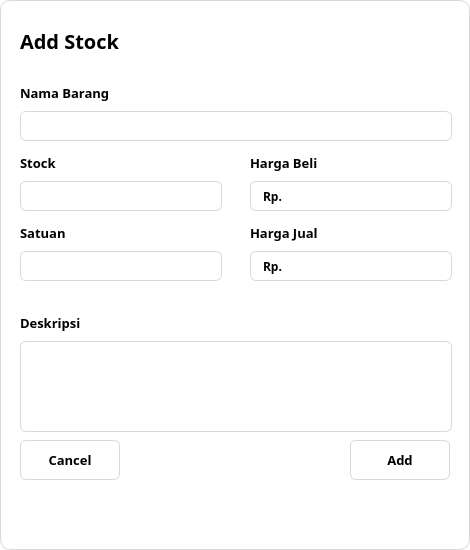
<?xml version="1.0" encoding="UTF-8"?>
<ui version="4.0">
 <class>Dialog</class>
 <widget class="QDialog" name="Dialog">
  <property name="geometry">
   <rect>
    <x>0</x>
    <y>0</y>
    <width>470</width>
    <height>550</height>
   </rect>
  </property>
  <property name="minimumSize">
   <size>
    <width>470</width>
    <height>550</height>
   </size>
  </property>
  <property name="maximumSize">
   <size>
    <width>470</width>
    <height>550</height>
   </size>
  </property>
  <property name="windowTitle">
   <string>Dialog</string>
  </property>
  <property name="styleSheet">
   <string notr="true">QDialog{
	background-color: white;
	border: 1px solid #D9D9D9;
	border-radius: 10px;
}</string>
  </property>
  <widget class="QWidget" name="layoutWidget">
   <property name="geometry">
    <rect>
     <x>20</x>
     <y>20</y>
     <width>163</width>
     <height>42</height>
    </rect>
   </property>
   <layout class="QHBoxLayout" name="horizontalLayout">
    <item>
     <widget class="QLabel" name="label">
      <property name="minimumSize">
       <size>
        <width>120</width>
        <height>40</height>
       </size>
      </property>
      <property name="maximumSize">
       <size>
        <width>120</width>
        <height>40</height>
       </size>
      </property>
      <property name="font">
       <font>
        <family>Poppins</family>
        <pointsize>15</pointsize>
        <weight>75</weight>
        <bold>true</bold>
       </font>
      </property>
      <property name="text">
       <string>Add Stock</string>
      </property>
     </widget>
    </item>
    <item>
     <widget class="QLabel" name="label_2">
      <property name="minimumSize">
       <size>
        <width>35</width>
        <height>35</height>
       </size>
      </property>
      <property name="maximumSize">
       <size>
        <width>35</width>
        <height>35</height>
       </size>
      </property>
      <property name="text">
       <string/>
      </property>
      <property name="pixmap">
       <pixmap>:/icons/stock-blue.svg</pixmap>
      </property>
      <property name="scaledContents">
       <bool>true</bool>
      </property>
     </widget>
    </item>
   </layout>
  </widget>
  <widget class="QPushButton" name="closeBtn">
   <property name="geometry">
    <rect>
     <x>430</x>
     <y>5</y>
     <width>35</width>
     <height>35</height>
    </rect>
   </property>
   <property name="styleSheet">
    <string notr="true">QPushButton{
	border: none;
}

QPushButton:hover{
	border-left: 1px solid #D9D9D9;
	border-bottom: 1px solid #D9D9D9;
	border-bottom-left-radius: 6px;
}</string>
   </property>
   <property name="text">
    <string/>
   </property>
   <property name="icon">
    <iconset>
     <normaloff>:/icons/close-blue.svg</normaloff>:/icons/close-blue.svg</iconset>
   </property>
   <property name="iconSize">
    <size>
     <width>20</width>
     <height>20</height>
    </size>
   </property>
   <property name="checkable">
    <bool>true</bool>
   </property>
  </widget>
  <widget class="QWidget" name="layoutWidget_2">
   <property name="geometry">
    <rect>
     <x>20</x>
     <y>80</y>
     <width>432</width>
     <height>61</height>
    </rect>
   </property>
   <layout class="QVBoxLayout" name="verticalLayout_8">
    <item>
     <widget class="QLabel" name="label_10">
      <property name="font">
       <font>
        <family>Poppins</family>
        <pointsize>10</pointsize>
        <weight>75</weight>
        <bold>true</bold>
       </font>
      </property>
      <property name="text">
       <string>Nama Barang</string>
      </property>
     </widget>
    </item>
    <item>
     <widget class="QLineEdit" name="addItemName">
      <property name="minimumSize">
       <size>
        <width>430</width>
        <height>30</height>
       </size>
      </property>
      <property name="font">
       <font>
        <family>Poppins</family>
        <weight>75</weight>
        <bold>true</bold>
       </font>
      </property>
      <property name="styleSheet">
       <string notr="true">QLineEdit{
	border: 1px solid #D9D9D9;
	border-radius: 6px;
	padding:0 10px 0 10px;
}

QLineEdit:focus{
	border: 1px solid #3D6CEE;
}</string>
      </property>
     </widget>
    </item>
   </layout>
  </widget>
  <widget class="QPushButton" name="cancelBtn">
   <property name="geometry">
    <rect>
     <x>20</x>
     <y>440</y>
     <width>100</width>
     <height>40</height>
    </rect>
   </property>
   <property name="font">
    <font>
     <family>Poppins</family>
     <pointsize>10</pointsize>
     <weight>75</weight>
     <bold>true</bold>
    </font>
   </property>
   <property name="styleSheet">
    <string notr="true">QPushButton{
	background-color: white;
	border: 1px solid #D9D9D9;
	border-radius: 6px;
}

QPushButton:hover{
	color: #3D6CEE;
	border: 1px solid #3D6CEE;
}</string>
   </property>
   <property name="text">
    <string>Cancel</string>
   </property>
  </widget>
  <widget class="QWidget" name="layoutWidget_3">
   <property name="geometry">
    <rect>
     <x>20</x>
     <y>220</y>
     <width>202</width>
     <height>61</height>
    </rect>
   </property>
   <layout class="QVBoxLayout" name="verticalLayout_9">
    <item>
     <widget class="QLabel" name="label_11">
      <property name="font">
       <font>
        <family>Poppins</family>
        <pointsize>10</pointsize>
        <weight>75</weight>
        <bold>true</bold>
       </font>
      </property>
      <property name="text">
       <string>Satuan</string>
      </property>
     </widget>
    </item>
    <item>
     <widget class="QLineEdit" name="addUnitsOfQuantity">
      <property name="minimumSize">
       <size>
        <width>200</width>
        <height>30</height>
       </size>
      </property>
      <property name="font">
       <font>
        <family>Poppins</family>
        <weight>75</weight>
        <bold>true</bold>
       </font>
      </property>
      <property name="styleSheet">
       <string notr="true">QLineEdit{
	border: 1px solid #D9D9D9;
	border-radius: 6px;
	padding:0 10px 0 10px;
}

QLineEdit:focus{
	border: 1px solid #3D6CEE;
}</string>
      </property>
     </widget>
    </item>
   </layout>
  </widget>
  <widget class="QPushButton" name="addBtn">
   <property name="geometry">
    <rect>
     <x>350</x>
     <y>440</y>
     <width>100</width>
     <height>40</height>
    </rect>
   </property>
   <property name="font">
    <font>
     <family>Poppins</family>
     <pointsize>10</pointsize>
     <weight>75</weight>
     <bold>true</bold>
    </font>
   </property>
   <property name="styleSheet">
    <string notr="true">QPushButton{
	background-color: white;
	border: 1px solid #D9D9D9;
	border-radius: 6px;
}

QPushButton:hover{
	color: #3D6CEE;
	border: 1px solid #3D6CEE;
}</string>
   </property>
   <property name="text">
    <string>Add</string>
   </property>
  </widget>
  <widget class="QWidget" name="layoutWidget_4">
   <property name="geometry">
    <rect>
     <x>20</x>
     <y>150</y>
     <width>202</width>
     <height>61</height>
    </rect>
   </property>
   <layout class="QVBoxLayout" name="verticalLayout_10">
    <item>
     <widget class="QLabel" name="label_12">
      <property name="font">
       <font>
        <family>Poppins</family>
        <pointsize>10</pointsize>
        <weight>75</weight>
        <bold>true</bold>
       </font>
      </property>
      <property name="text">
       <string>Stock</string>
      </property>
     </widget>
    </item>
    <item>
     <widget class="QLineEdit" name="addStockAmount">
      <property name="minimumSize">
       <size>
        <width>200</width>
        <height>30</height>
       </size>
      </property>
      <property name="font">
       <font>
        <family>Poppins</family>
        <weight>75</weight>
        <bold>true</bold>
       </font>
      </property>
      <property name="styleSheet">
       <string notr="true">QLineEdit{
	border: 1px solid #D9D9D9;
	border-radius: 6px;
	padding:0 10px 0 10px;
}

QLineEdit:focus{
	border: 1px solid #3D6CEE;
}</string>
      </property>
     </widget>
    </item>
   </layout>
  </widget>
  <widget class="QWidget" name="layoutWidget_6">
   <property name="geometry">
    <rect>
     <x>20</x>
     <y>310</y>
     <width>432</width>
     <height>122</height>
    </rect>
   </property>
   <layout class="QVBoxLayout" name="verticalLayout_12">
    <item>
     <widget class="QLabel" name="label_14">
      <property name="font">
       <font>
        <family>Poppins</family>
        <pointsize>10</pointsize>
        <weight>75</weight>
        <bold>true</bold>
       </font>
      </property>
      <property name="text">
       <string>Deskripsi</string>
      </property>
     </widget>
    </item>
    <item>
     <widget class="QLineEdit" name="addDescription">
      <property name="minimumSize">
       <size>
        <width>430</width>
        <height>91</height>
       </size>
      </property>
      <property name="font">
       <font>
        <family>Poppins</family>
        <weight>75</weight>
        <bold>true</bold>
       </font>
      </property>
      <property name="styleSheet">
       <string notr="true">QLineEdit{
	border: 1px solid #D9D9D9;
	border-radius: 6px;
	padding:0 10px 0 10px;
}

QLineEdit:focus{
	border: 1px solid #3D6CEE;
}</string>
      </property>
      <property name="maxLength">
       <number>430</number>
      </property>
      <property name="alignment">
       <set>Qt::AlignJustify|Qt::AlignTop</set>
      </property>
     </widget>
    </item>
   </layout>
  </widget>
  <widget class="QWidget" name="layoutWidget_7">
   <property name="geometry">
    <rect>
     <x>250</x>
     <y>150</y>
     <width>202</width>
     <height>61</height>
    </rect>
   </property>
   <layout class="QVBoxLayout" name="verticalLayout_13">
    <item>
     <widget class="QLabel" name="label_15">
      <property name="font">
       <font>
        <family>Poppins</family>
        <pointsize>10</pointsize>
        <weight>75</weight>
        <bold>true</bold>
       </font>
      </property>
      <property name="text">
       <string>Harga Beli</string>
      </property>
     </widget>
    </item>
    <item>
     <widget class="QLineEdit" name="addPurchasePrice">
      <property name="minimumSize">
       <size>
        <width>200</width>
        <height>30</height>
       </size>
      </property>
      <property name="font">
       <font>
        <family>Poppins</family>
        <weight>75</weight>
        <bold>true</bold>
       </font>
      </property>
      <property name="styleSheet">
       <string notr="true">QLineEdit{
	border: 1px solid #D9D9D9;
	border-radius: 6px;
	padding:0 10px 0 10px;
}

QLineEdit:focus{
	border: 1px solid #3D6CEE;
}</string>
      </property>
      <property name="text">
       <string>Rp. </string>
      </property>
     </widget>
    </item>
   </layout>
  </widget>
  <widget class="QWidget" name="layoutWidget_8">
   <property name="geometry">
    <rect>
     <x>250</x>
     <y>220</y>
     <width>202</width>
     <height>61</height>
    </rect>
   </property>
   <layout class="QVBoxLayout" name="verticalLayout_14">
    <item>
     <widget class="QLabel" name="label_16">
      <property name="font">
       <font>
        <family>Poppins</family>
        <pointsize>10</pointsize>
        <weight>75</weight>
        <bold>true</bold>
       </font>
      </property>
      <property name="text">
       <string>Harga Jual</string>
      </property>
     </widget>
    </item>
    <item>
     <widget class="QLineEdit" name="addSellingPrice">
      <property name="minimumSize">
       <size>
        <width>200</width>
        <height>30</height>
       </size>
      </property>
      <property name="font">
       <font>
        <family>Poppins</family>
        <weight>75</weight>
        <bold>true</bold>
       </font>
      </property>
      <property name="styleSheet">
       <string notr="true">QLineEdit{
	border: 1px solid #D9D9D9;
	border-radius: 6px;
	padding:0 10px 0 10px;
}

QLineEdit:focus{
	border: 1px solid #3D6CEE;
}</string>
      </property>
      <property name="text">
       <string>Rp. </string>
      </property>
     </widget>
    </item>
   </layout>
  </widget>
 </widget>
 <resources>
  <include location="../assets/icons/resources.qrc"/>
 </resources>
 <connections/>
</ui>
